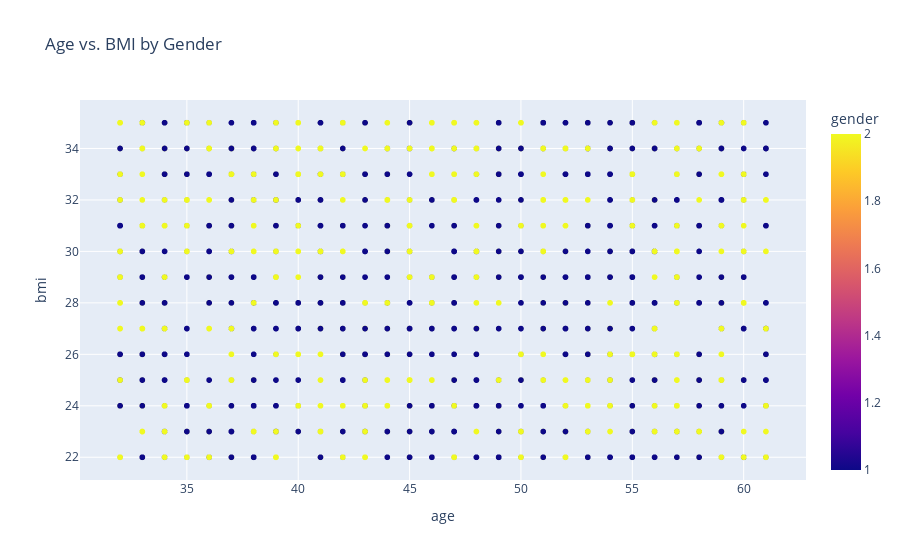

Notebook source saved alongside this figure:
### Code cell
import plotly.express as px
fig = px.scatter(df, x='age', y='bmi', color='gender', 
                 title='Age vs. BMI by Gender',
                 labels={'Gender': 'Gender'},
                 color_discrete_map={'Male': 'blue', 'Female': 'pink'})
fig.show()

### Figure 1 — Plotly figure (JSON) as saved in the notebook; plotly's stock layout.template omitted (floating-point values rounded to 4 significant figures; data arrays with more than 128 entries replaced by an {"elided": "..."} marker saying what was removed)
{"data": [{"hovertemplate": "age=%{x}<br>bmi=%{y}<br>gender=%{marker.color}<extra></extra>", "legendgroup": "", "marker": {"color": {"elided": "1385 int values"}, "coloraxis": "coloraxis", "symbol": "circle"}, "mode": "markers", "name": "", "showlegend": false, "type": "scattergl", "x": {"elided": "1385 int values"}, "xaxis": "x", "y": {"elided": "1385 int values"}, "yaxis": "y"}], "layout": {"coloraxis": {"colorbar": {"title": {"text": "gender"}}, "colorscale": [[0, "#0d0887"], [0.1111, "#46039f"], [0.2222, "#7201a8"], [0.3333, "#9c179e"], [0.4444, "#bd3786"], [0.5556, "#d8576b"], [0.6667, "#ed7953"], [0.7778, "#fb9f3a"], [0.8889, "#fdca26"], [1, "#f0f921"]]}, "legend": {"tracegroupgap": 0}, "title": {"text": "Age vs. BMI by Gender"}, "xaxis": {"anchor": "y", "domain": [0, 1], "title": {"text": "age"}}, "yaxis": {"anchor": "x", "domain": [0, 1], "title": {"text": "bmi"}}}}
